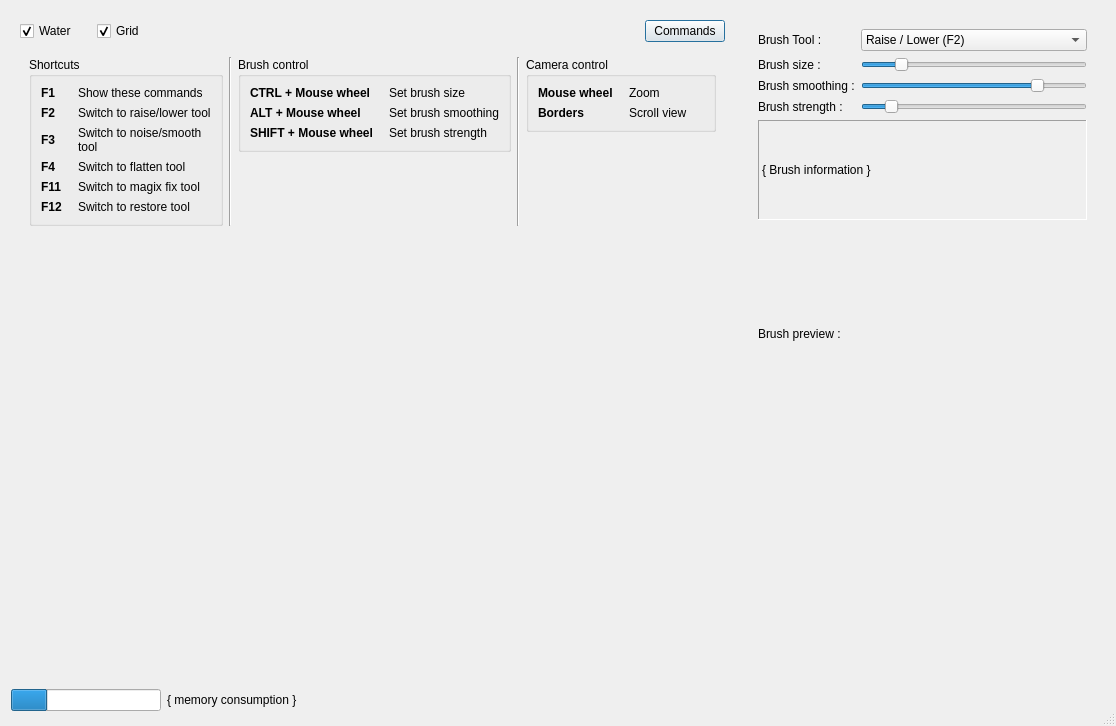
<?xml version="1.0" encoding="UTF-8"?>
<ui version="4.0">
 <class>DialogTerrainPainting</class>
 <widget class="QDialog" name="DialogTerrainPainting">
  <property name="geometry">
   <rect>
    <x>0</x>
    <y>0</y>
    <width>1116</width>
    <height>726</height>
   </rect>
  </property>
  <property name="sizePolicy">
   <sizepolicy hsizetype="MinimumExpanding" vsizetype="Preferred">
    <horstretch>0</horstretch>
    <verstretch>0</verstretch>
   </sizepolicy>
  </property>
  <property name="windowTitle">
   <string>Paysages 3D - Terrain painting</string>
  </property>
  <property name="sizeGripEnabled">
   <bool>true</bool>
  </property>
  <property name="modal">
   <bool>true</bool>
  </property>
  <layout class="QVBoxLayout" name="verticalLayout">
   <item>
    <layout class="QHBoxLayout" name="horizontalLayout">
     <item>
      <widget class="QWidget" name="verticalWidget2" native="true">
       <property name="sizePolicy">
        <sizepolicy hsizetype="Preferred" vsizetype="Preferred">
         <horstretch>1</horstretch>
         <verstretch>1</verstretch>
        </sizepolicy>
       </property>
       <layout class="QVBoxLayout" name="verticalLayout_2" stretch="0,0,0">
        <property name="sizeConstraint">
         <enum>QLayout::SetDefaultConstraint</enum>
        </property>
        <item>
         <layout class="QHBoxLayout" name="horizontalLayout_3">
          <property name="spacing">
           <number>20</number>
          </property>
          <item>
           <widget class="QCheckBox" name="checkBox">
            <property name="text">
             <string>Water</string>
            </property>
            <property name="checked">
             <bool>true</bool>
            </property>
           </widget>
          </item>
          <item>
           <widget class="QCheckBox" name="checkBox_2">
            <property name="text">
             <string>Grid</string>
            </property>
            <property name="checked">
             <bool>true</bool>
            </property>
           </widget>
          </item>
          <item>
           <spacer name="horizontalSpacer_3">
            <property name="orientation">
             <enum>Qt::Horizontal</enum>
            </property>
            <property name="sizeHint" stdset="0">
             <size>
              <width>40</width>
              <height>20</height>
             </size>
            </property>
           </spacer>
          </item>
          <item>
           <widget class="QPushButton" name="pushButton">
            <property name="text">
             <string>Commands</string>
            </property>
            <property name="icon">
             <iconset resource="../../../data/ui_pictures.qrc">
              <normaloff>:/buttons/logo/images/about.png</normaloff>:/buttons/logo/images/about.png</iconset>
            </property>
            <property name="iconSize">
             <size>
              <width>16</width>
              <height>16</height>
             </size>
            </property>
            <property name="shortcut">
             <string notr="true">F1</string>
            </property>
            <property name="checkable">
             <bool>true</bool>
            </property>
            <property name="checked">
             <bool>false</bool>
            </property>
            <property name="flat">
             <bool>false</bool>
            </property>
           </widget>
          </item>
         </layout>
        </item>
        <item>
         <widget class="QWidget" name="widget_commands" native="true">
          <property name="styleSheet">
           <string notr="true"/>
          </property>
          <layout class="QHBoxLayout" name="horizontalLayout_5">
           <item alignment="Qt::AlignTop">
            <widget class="QGroupBox" name="groupBox">
             <property name="sizePolicy">
              <sizepolicy hsizetype="Preferred" vsizetype="Fixed">
               <horstretch>0</horstretch>
               <verstretch>0</verstretch>
              </sizepolicy>
             </property>
             <property name="title">
              <string>Shortcuts</string>
             </property>
             <property name="flat">
              <bool>true</bool>
             </property>
             <layout class="QVBoxLayout" name="verticalLayout_5">
              <item>
               <layout class="QGridLayout" name="gridLayout">
                <property name="horizontalSpacing">
                 <number>16</number>
                </property>
                <item row="1" column="1">
                 <widget class="QLabel" name="label_9">
                  <property name="text">
                   <string>Switch to raise/lower tool</string>
                  </property>
                  <property name="wordWrap">
                   <bool>true</bool>
                  </property>
                 </widget>
                </item>
                <item row="2" column="0">
                 <widget class="QLabel" name="label_10">
                  <property name="font">
                   <font>
                    <weight>75</weight>
                    <bold>true</bold>
                   </font>
                  </property>
                  <property name="text">
                   <string>F3</string>
                  </property>
                  <property name="wordWrap">
                   <bool>true</bool>
                  </property>
                 </widget>
                </item>
                <item row="0" column="1">
                 <widget class="QLabel" name="label_6">
                  <property name="text">
                   <string>Show these commands</string>
                  </property>
                  <property name="wordWrap">
                   <bool>true</bool>
                  </property>
                 </widget>
                </item>
                <item row="3" column="0">
                 <widget class="QLabel" name="label_12">
                  <property name="font">
                   <font>
                    <weight>75</weight>
                    <bold>true</bold>
                   </font>
                  </property>
                  <property name="text">
                   <string>F4</string>
                  </property>
                  <property name="wordWrap">
                   <bool>true</bool>
                  </property>
                 </widget>
                </item>
                <item row="0" column="0">
                 <widget class="QLabel" name="label">
                  <property name="font">
                   <font>
                    <weight>75</weight>
                    <bold>true</bold>
                   </font>
                  </property>
                  <property name="text">
                   <string>F1</string>
                  </property>
                  <property name="wordWrap">
                   <bool>true</bool>
                  </property>
                 </widget>
                </item>
                <item row="1" column="0">
                 <widget class="QLabel" name="label_8">
                  <property name="font">
                   <font>
                    <weight>75</weight>
                    <bold>true</bold>
                   </font>
                  </property>
                  <property name="text">
                   <string>F2</string>
                  </property>
                  <property name="wordWrap">
                   <bool>true</bool>
                  </property>
                 </widget>
                </item>
                <item row="4" column="0">
                 <widget class="QLabel" name="label_14">
                  <property name="font">
                   <font>
                    <weight>75</weight>
                    <bold>true</bold>
                   </font>
                  </property>
                  <property name="text">
                   <string>F11</string>
                  </property>
                  <property name="wordWrap">
                   <bool>true</bool>
                  </property>
                 </widget>
                </item>
                <item row="2" column="1">
                 <widget class="QLabel" name="label_11">
                  <property name="text">
                   <string>Switch to noise/smooth tool</string>
                  </property>
                  <property name="wordWrap">
                   <bool>true</bool>
                  </property>
                 </widget>
                </item>
                <item row="3" column="1">
                 <widget class="QLabel" name="label_13">
                  <property name="text">
                   <string>Switch to flatten tool</string>
                  </property>
                  <property name="wordWrap">
                   <bool>true</bool>
                  </property>
                 </widget>
                </item>
                <item row="4" column="1">
                 <widget class="QLabel" name="label_15">
                  <property name="text">
                   <string>Switch to magix fix tool</string>
                  </property>
                  <property name="wordWrap">
                   <bool>true</bool>
                  </property>
                 </widget>
                </item>
                <item row="5" column="0">
                 <widget class="QLabel" name="label_16">
                  <property name="font">
                   <font>
                    <weight>75</weight>
                    <bold>true</bold>
                   </font>
                  </property>
                  <property name="text">
                   <string>F12</string>
                  </property>
                  <property name="wordWrap">
                   <bool>true</bool>
                  </property>
                 </widget>
                </item>
                <item row="5" column="1">
                 <widget class="QLabel" name="label_17">
                  <property name="text">
                   <string>Switch to restore tool</string>
                  </property>
                  <property name="wordWrap">
                   <bool>true</bool>
                  </property>
                 </widget>
                </item>
               </layout>
              </item>
             </layout>
            </widget>
           </item>
           <item>
            <widget class="Line" name="line">
             <property name="orientation">
              <enum>Qt::Vertical</enum>
             </property>
            </widget>
           </item>
           <item alignment="Qt::AlignTop">
            <widget class="QGroupBox" name="groupBox_2">
             <property name="sizePolicy">
              <sizepolicy hsizetype="Preferred" vsizetype="Fixed">
               <horstretch>0</horstretch>
               <verstretch>0</verstretch>
              </sizepolicy>
             </property>
             <property name="title">
              <string>Brush control</string>
             </property>
             <property name="flat">
              <bool>true</bool>
             </property>
             <layout class="QVBoxLayout" name="verticalLayout_6">
              <item>
               <layout class="QGridLayout" name="gridLayout_2">
                <property name="horizontalSpacing">
                 <number>16</number>
                </property>
                <item row="1" column="1">
                 <widget class="QLabel" name="label_18">
                  <property name="text">
                   <string>Set brush smoothing</string>
                  </property>
                  <property name="wordWrap">
                   <bool>true</bool>
                  </property>
                 </widget>
                </item>
                <item row="2" column="0">
                 <widget class="QLabel" name="label_19">
                  <property name="font">
                   <font>
                    <weight>75</weight>
                    <bold>true</bold>
                   </font>
                  </property>
                  <property name="text">
                   <string>SHIFT + Mouse wheel</string>
                  </property>
                  <property name="wordWrap">
                   <bool>true</bool>
                  </property>
                 </widget>
                </item>
                <item row="0" column="1">
                 <widget class="QLabel" name="label_20">
                  <property name="text">
                   <string>Set brush size</string>
                  </property>
                  <property name="wordWrap">
                   <bool>true</bool>
                  </property>
                 </widget>
                </item>
                <item row="0" column="0">
                 <widget class="QLabel" name="label_22">
                  <property name="font">
                   <font>
                    <weight>75</weight>
                    <bold>true</bold>
                   </font>
                  </property>
                  <property name="text">
                   <string>CTRL + Mouse wheel</string>
                  </property>
                  <property name="wordWrap">
                   <bool>true</bool>
                  </property>
                 </widget>
                </item>
                <item row="1" column="0">
                 <widget class="QLabel" name="label_23">
                  <property name="font">
                   <font>
                    <weight>75</weight>
                    <bold>true</bold>
                   </font>
                  </property>
                  <property name="text">
                   <string>ALT + Mouse wheel</string>
                  </property>
                  <property name="wordWrap">
                   <bool>true</bool>
                  </property>
                 </widget>
                </item>
                <item row="2" column="1">
                 <widget class="QLabel" name="label_25">
                  <property name="text">
                   <string>Set brush strength</string>
                  </property>
                  <property name="wordWrap">
                   <bool>true</bool>
                  </property>
                 </widget>
                </item>
               </layout>
              </item>
             </layout>
            </widget>
           </item>
           <item>
            <widget class="Line" name="line_2">
             <property name="orientation">
              <enum>Qt::Vertical</enum>
             </property>
            </widget>
           </item>
           <item alignment="Qt::AlignTop">
            <widget class="QGroupBox" name="groupBox_3">
             <property name="sizePolicy">
              <sizepolicy hsizetype="Preferred" vsizetype="Fixed">
               <horstretch>0</horstretch>
               <verstretch>0</verstretch>
              </sizepolicy>
             </property>
             <property name="title">
              <string>Camera control</string>
             </property>
             <property name="flat">
              <bool>true</bool>
             </property>
             <layout class="QVBoxLayout" name="verticalLayout_7">
              <item>
               <layout class="QGridLayout" name="gridLayout_3">
                <property name="horizontalSpacing">
                 <number>16</number>
                </property>
                <item row="0" column="0">
                 <widget class="QLabel" name="label_34">
                  <property name="font">
                   <font>
                    <weight>75</weight>
                    <bold>true</bold>
                   </font>
                  </property>
                  <property name="text">
                   <string>Mouse wheel</string>
                  </property>
                  <property name="wordWrap">
                   <bool>true</bool>
                  </property>
                 </widget>
                </item>
                <item row="1" column="0">
                 <widget class="QLabel" name="label_35">
                  <property name="font">
                   <font>
                    <weight>75</weight>
                    <bold>true</bold>
                   </font>
                  </property>
                  <property name="text">
                   <string>Borders</string>
                  </property>
                  <property name="wordWrap">
                   <bool>true</bool>
                  </property>
                 </widget>
                </item>
                <item row="1" column="1">
                 <widget class="QLabel" name="label_30">
                  <property name="text">
                   <string>Scroll view</string>
                  </property>
                  <property name="wordWrap">
                   <bool>true</bool>
                  </property>
                 </widget>
                </item>
                <item row="0" column="1">
                 <widget class="QLabel" name="label_32">
                  <property name="text">
                   <string>Zoom</string>
                  </property>
                  <property name="wordWrap">
                   <bool>true</bool>
                  </property>
                 </widget>
                </item>
               </layout>
              </item>
             </layout>
            </widget>
           </item>
          </layout>
         </widget>
        </item>
        <item>
         <widget class="WidgetHeightMap" name="widget_heightmap" native="true">
          <property name="sizePolicy">
           <sizepolicy hsizetype="Expanding" vsizetype="Preferred">
            <horstretch>1</horstretch>
            <verstretch>1</verstretch>
           </sizepolicy>
          </property>
          <property name="minimumSize">
           <size>
            <width>400</width>
            <height>400</height>
           </size>
          </property>
         </widget>
        </item>
       </layout>
      </widget>
     </item>
     <item>
      <widget class="QWidget" name="verticalWidget" native="true">
       <property name="maximumSize">
        <size>
         <width>450</width>
         <height>16777215</height>
        </size>
       </property>
       <layout class="QVBoxLayout" name="verticalLayout_3">
        <item>
         <widget class="QWidget" name="widget_2" native="true">
          <layout class="QVBoxLayout" name="verticalLayout_4">
           <item>
            <layout class="QFormLayout" name="formLayout">
             <property name="fieldGrowthPolicy">
              <enum>QFormLayout::AllNonFixedFieldsGrow</enum>
             </property>
             <item row="0" column="0">
              <widget class="QLabel" name="label_2">
               <property name="text">
                <string>Brush Tool : </string>
               </property>
              </widget>
             </item>
             <item row="0" column="1">
              <widget class="QComboBox" name="input_brush_mode">
               <item>
                <property name="text">
                 <string>Raise / Lower (F2)</string>
                </property>
               </item>
               <item>
                <property name="text">
                 <string>Add noise / Smooth (F3)</string>
                </property>
               </item>
               <item>
                <property name="text">
                 <string>Flatten terrain (F4)</string>
                </property>
               </item>
               <item>
                <property name="text">
                 <string>Fix discontinuities (F11)</string>
                </property>
               </item>
               <item>
                <property name="text">
                 <string>Restore to default (F12)</string>
                </property>
               </item>
              </widget>
             </item>
             <item row="1" column="0">
              <widget class="QLabel" name="label_3">
               <property name="text">
                <string>Brush size :</string>
               </property>
              </widget>
             </item>
             <item row="1" column="1">
              <widget class="QSlider" name="input_brush_size">
               <property name="minimum">
                <number>5</number>
               </property>
               <property name="maximum">
                <number>100</number>
               </property>
               <property name="value">
                <number>20</number>
               </property>
               <property name="orientation">
                <enum>Qt::Horizontal</enum>
               </property>
              </widget>
             </item>
             <item row="2" column="0">
              <widget class="QLabel" name="label_4">
               <property name="text">
                <string>Brush smoothing :</string>
               </property>
              </widget>
             </item>
             <item row="2" column="1">
              <widget class="QSlider" name="input_brush_smoothing">
               <property name="maximum">
                <number>100</number>
               </property>
               <property name="value">
                <number>80</number>
               </property>
               <property name="orientation">
                <enum>Qt::Horizontal</enum>
               </property>
              </widget>
             </item>
             <item row="3" column="0">
              <widget class="QLabel" name="label_5">
               <property name="text">
                <string>Brush strength :</string>
               </property>
              </widget>
             </item>
             <item row="3" column="1">
              <widget class="QSlider" name="input_brush_strength">
               <property name="minimum">
                <number>10</number>
               </property>
               <property name="maximum">
                <number>100</number>
               </property>
               <property name="value">
                <number>20</number>
               </property>
               <property name="orientation">
                <enum>Qt::Horizontal</enum>
               </property>
              </widget>
             </item>
            </layout>
           </item>
           <item>
            <widget class="QLabel" name="label_brush_description">
             <property name="minimumSize">
              <size>
               <width>0</width>
               <height>100</height>
              </size>
             </property>
             <property name="frameShape">
              <enum>QFrame::Panel</enum>
             </property>
             <property name="frameShadow">
              <enum>QFrame::Sunken</enum>
             </property>
             <property name="text">
              <string notr="true">{ Brush information }</string>
             </property>
             <property name="textFormat">
              <enum>Qt::RichText</enum>
             </property>
             <property name="wordWrap">
              <bool>true</bool>
             </property>
             <property name="margin">
              <number>20</number>
             </property>
            </widget>
           </item>
           <item>
            <layout class="QHBoxLayout" name="horizontalLayout_4">
             <property name="topMargin">
              <number>8</number>
             </property>
             <item>
              <widget class="QLabel" name="label_7">
               <property name="text">
                <string>Brush preview :</string>
               </property>
              </widget>
             </item>
             <item>
              <widget class="QWidget" name="widget_brush_preview" native="true">
               <property name="minimumSize">
                <size>
                 <width>200</width>
                 <height>200</height>
                </size>
               </property>
              </widget>
             </item>
             <item>
              <spacer name="horizontalSpacer_2">
               <property name="orientation">
                <enum>Qt::Horizontal</enum>
               </property>
               <property name="sizeHint" stdset="0">
                <size>
                 <width>40</width>
                 <height>20</height>
                </size>
               </property>
              </spacer>
             </item>
            </layout>
           </item>
           <item>
            <spacer name="verticalSpacer">
             <property name="orientation">
              <enum>Qt::Vertical</enum>
             </property>
             <property name="sizeHint" stdset="0">
              <size>
               <width>20</width>
               <height>40</height>
              </size>
             </property>
            </spacer>
           </item>
          </layout>
         </widget>
        </item>
       </layout>
      </widget>
     </item>
    </layout>
   </item>
   <item>
    <layout class="QHBoxLayout" name="horizontalLayout_2">
     <property name="sizeConstraint">
      <enum>QLayout::SetDefaultConstraint</enum>
     </property>
     <item>
      <widget class="QProgressBar" name="progress_memory_consumption">
       <property name="maximumSize">
        <size>
         <width>150</width>
         <height>16777215</height>
        </size>
       </property>
       <property name="value">
        <number>24</number>
       </property>
       <property name="textVisible">
        <bool>false</bool>
       </property>
      </widget>
     </item>
     <item>
      <widget class="QLabel" name="label_memory_consumption">
       <property name="text">
        <string notr="true">{ memory consumption }</string>
       </property>
      </widget>
     </item>
     <item>
      <spacer name="horizontalSpacer">
       <property name="orientation">
        <enum>Qt::Horizontal</enum>
       </property>
       <property name="sizeHint" stdset="0">
        <size>
         <width>40</width>
         <height>20</height>
        </size>
       </property>
      </spacer>
     </item>
     <item>
      <widget class="WidgetGlobalFormButtons" name="widget_4" native="true">
       <property name="minimumSize">
        <size>
         <width>100</width>
         <height>30</height>
        </size>
       </property>
      </widget>
     </item>
    </layout>
   </item>
  </layout>
 </widget>
 <customwidgets>
  <customwidget>
   <class>WidgetGlobalFormButtons</class>
   <extends>QWidget</extends>
   <header>common/widgetglobalformbuttons.h</header>
   <container>1</container>
   <slots>
    <signal>okClicked()</signal>
    <signal>revertClicked()</signal>
    <signal>cancelClicked()</signal>
   </slots>
  </customwidget>
  <customwidget>
   <class>WidgetHeightMap</class>
   <extends>QWidget</extends>
   <header>widgetheightmap.h</header>
   <container>1</container>
   <slots>
    <signal>heightmapChanged()</signal>
    <slot>toggleWater(bool)</slot>
    <slot>toggleGrid(bool)</slot>
   </slots>
  </customwidget>
 </customwidgets>
 <tabstops>
  <tabstop>input_brush_mode</tabstop>
  <tabstop>input_brush_size</tabstop>
  <tabstop>input_brush_smoothing</tabstop>
  <tabstop>input_brush_strength</tabstop>
 </tabstops>
 <resources>
  <include location="../../../data/ui_pictures.qrc"/>
 </resources>
 <connections>
  <connection>
   <sender>input_brush_smoothing</sender>
   <signal>valueChanged(int)</signal>
   <receiver>DialogTerrainPainting</receiver>
   <slot>brushConfigChanged()</slot>
   <hints>
    <hint type="sourcelabel">
     <x>919</x>
     <y>94</y>
    </hint>
    <hint type="destinationlabel">
     <x>437</x>
     <y>102</y>
    </hint>
   </hints>
  </connection>
  <connection>
   <sender>input_brush_mode</sender>
   <signal>currentIndexChanged(int)</signal>
   <receiver>DialogTerrainPainting</receiver>
   <slot>brushConfigChanged()</slot>
   <hints>
    <hint type="sourcelabel">
     <x>752</x>
     <y>42</y>
    </hint>
    <hint type="destinationlabel">
     <x>437</x>
     <y>40</y>
    </hint>
   </hints>
  </connection>
  <connection>
   <sender>input_brush_strength</sender>
   <signal>valueChanged(int)</signal>
   <receiver>DialogTerrainPainting</receiver>
   <slot>brushConfigChanged()</slot>
   <hints>
    <hint type="sourcelabel">
     <x>919</x>
     <y>115</y>
    </hint>
    <hint type="destinationlabel">
     <x>437</x>
     <y>132</y>
    </hint>
   </hints>
  </connection>
  <connection>
   <sender>input_brush_size</sender>
   <signal>valueChanged(int)</signal>
   <receiver>DialogTerrainPainting</receiver>
   <slot>brushConfigChanged()</slot>
   <hints>
    <hint type="sourcelabel">
     <x>919</x>
     <y>73</y>
    </hint>
    <hint type="destinationlabel">
     <x>437</x>
     <y>72</y>
    </hint>
   </hints>
  </connection>
  <connection>
   <sender>widget_4</sender>
   <signal>cancelClicked()</signal>
   <receiver>DialogTerrainPainting</receiver>
   <slot>reject()</slot>
   <hints>
    <hint type="sourcelabel">
     <x>875</x>
     <y>580</y>
    </hint>
    <hint type="destinationlabel">
     <x>711</x>
     <y>597</y>
    </hint>
   </hints>
  </connection>
  <connection>
   <sender>widget_4</sender>
   <signal>okClicked()</signal>
   <receiver>DialogTerrainPainting</receiver>
   <slot>accept()</slot>
   <hints>
    <hint type="sourcelabel">
     <x>943</x>
     <y>587</y>
    </hint>
    <hint type="destinationlabel">
     <x>683</x>
     <y>597</y>
    </hint>
   </hints>
  </connection>
  <connection>
   <sender>widget_4</sender>
   <signal>revertClicked()</signal>
   <receiver>DialogTerrainPainting</receiver>
   <slot>revert()</slot>
   <hints>
    <hint type="sourcelabel">
     <x>943</x>
     <y>587</y>
    </hint>
    <hint type="destinationlabel">
     <x>747</x>
     <y>597</y>
    </hint>
   </hints>
  </connection>
  <connection>
   <sender>checkBox</sender>
   <signal>toggled(bool)</signal>
   <receiver>widget_heightmap</receiver>
   <slot>toggleWater(bool)</slot>
   <hints>
    <hint type="sourcelabel">
     <x>40</x>
     <y>21</y>
    </hint>
    <hint type="destinationlabel">
     <x>39</x>
     <y>160</y>
    </hint>
   </hints>
  </connection>
  <connection>
   <sender>checkBox_2</sender>
   <signal>toggled(bool)</signal>
   <receiver>widget_heightmap</receiver>
   <slot>toggleGrid(bool)</slot>
   <hints>
    <hint type="sourcelabel">
     <x>102</x>
     <y>17</y>
    </hint>
    <hint type="destinationlabel">
     <x>102</x>
     <y>143</y>
    </hint>
   </hints>
  </connection>
  <connection>
   <sender>widget_heightmap</sender>
   <signal>heightmapChanged()</signal>
   <receiver>DialogTerrainPainting</receiver>
   <slot>heightmapChanged()</slot>
   <hints>
    <hint type="sourcelabel">
     <x>465</x>
     <y>523</y>
    </hint>
    <hint type="destinationlabel">
     <x>481</x>
     <y>569</y>
    </hint>
   </hints>
  </connection>
  <connection>
   <sender>pushButton</sender>
   <signal>toggled(bool)</signal>
   <receiver>widget_commands</receiver>
   <slot>setShown(bool)</slot>
   <hints>
    <hint type="sourcelabel">
     <x>516</x>
     <y>20</y>
    </hint>
    <hint type="destinationlabel">
     <x>517</x>
     <y>50</y>
    </hint>
   </hints>
  </connection>
 </connections>
 <slots>
  <slot>brushConfigChanged()</slot>
  <slot>heightmapChanged()</slot>
  <slot>revert()</slot>
  <slot>displayCommands()</slot>
 </slots>
</ui>
